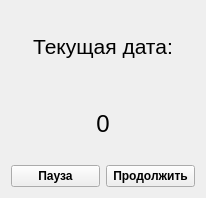
<?xml version="1.0" encoding="UTF-8"?>
<ui version="4.0">
 <class>timer3</class>
 <widget class="QWidget" name="timer3">
  <property name="geometry">
   <rect>
    <x>0</x>
    <y>0</y>
    <width>206</width>
    <height>198</height>
   </rect>
  </property>
  <property name="windowTitle">
   <string>Form</string>
  </property>
  <layout class="QGridLayout" name="gridLayout">
   <item row="3" column="0">
    <widget class="QPushButton" name="pushButton">
     <property name="font">
      <font>
       <bold>true</bold>
      </font>
     </property>
     <property name="text">
      <string>Пауза</string>
     </property>
    </widget>
   </item>
   <item row="1" column="0" colspan="2">
    <widget class="QLabel" name="label">
     <property name="font">
      <font>
       <pointsize>18</pointsize>
      </font>
     </property>
     <property name="text">
      <string>0</string>
     </property>
     <property name="alignment">
      <set>Qt::AlignCenter</set>
     </property>
    </widget>
   </item>
   <item row="3" column="1">
    <widget class="QPushButton" name="pushButton_2">
     <property name="font">
      <font>
       <bold>true</bold>
      </font>
     </property>
     <property name="text">
      <string>Продолжить</string>
     </property>
    </widget>
   </item>
   <item row="0" column="0" colspan="2">
    <widget class="QLabel" name="label_2">
     <property name="font">
      <font>
       <pointsize>16</pointsize>
      </font>
     </property>
     <property name="frameShadow">
      <enum>QFrame::Raised</enum>
     </property>
     <property name="text">
      <string>Текущая дата:</string>
     </property>
     <property name="textFormat">
      <enum>Qt::AutoText</enum>
     </property>
     <property name="alignment">
      <set>Qt::AlignCenter</set>
     </property>
    </widget>
   </item>
  </layout>
 </widget>
 <resources/>
 <connections/>
</ui>
